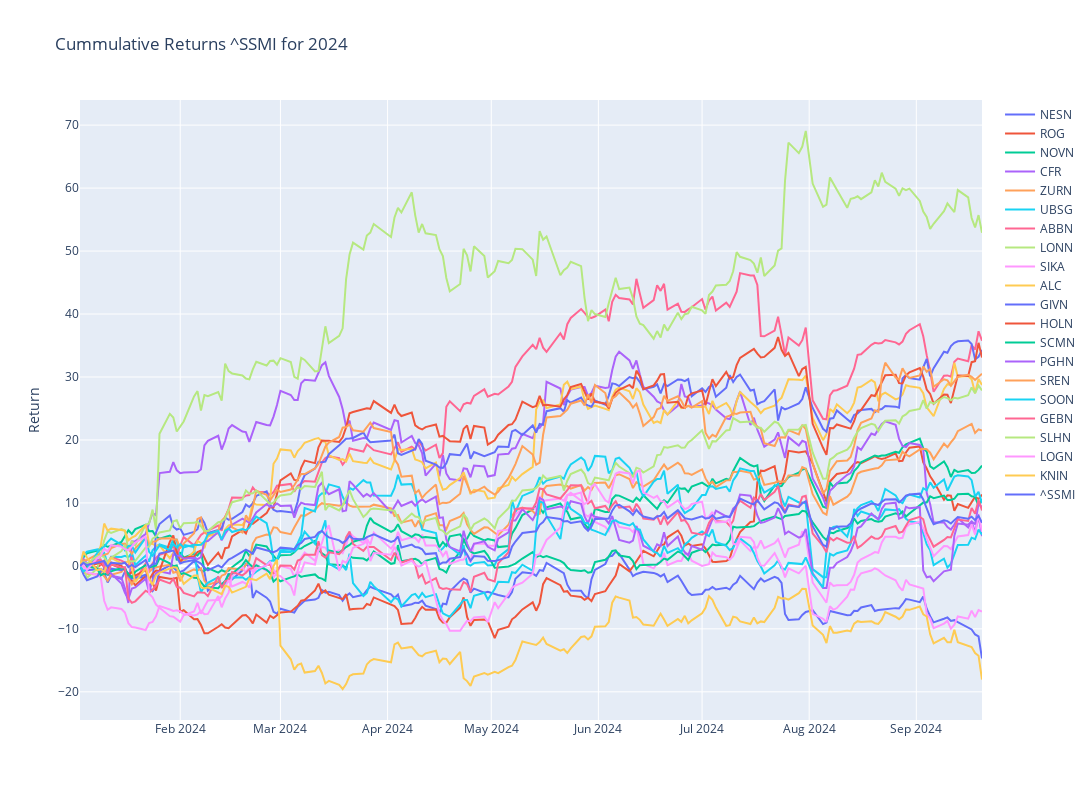

The notebook cell this image was saved under:
### Code cell
# Plotly
fig = make_subplots()

# Graph (1,1)
# Loop all stock files and get cummulative return for year
for stock in tqdm(index_list):
    f = os.path.join("../input", stock)
    df = pd.read_csv(f+".csv",index_col="Date",parse_dates=True)
    df['Cummulative_Return'] = cumulative_return(df["Adj Close"].loc[year])
    fig.add_trace(go.Scatter(x=df['Cummulative_Return'].loc[year].index,y=df['Cummulative_Return'].loc[year],mode="lines",name=stock.split('.')[0]),row=1,col=1)

# Update xaxis properties
fig.update_yaxes(title_text="Return", row=1, col=1)

fig.update_layout(height=800, width=1300,showlegend=True,title=f"Cummulative Returns {ticker} for {year}")

fig.show()

### Figure 1 — Plotly figure (JSON) as saved in the notebook; plotly's stock layout.template omitted (floating-point values rounded to 4 significant figures; data arrays with more than 128 entries replaced by an {"elided": "..."} marker saying what was removed)
{"data": [{"mode": "lines", "name": "NESN", "type": "scatter", "x": {"elided": "182 str values"}, "xaxis": "x", "y": {"elided": "182 float values"}, "yaxis": "y"}, {"mode": "lines", "name": "ROG", "type": "scatter", "x": {"elided": "182 str values"}, "xaxis": "x", "y": {"elided": "182 float values"}, "yaxis": "y"}, {"mode": "lines", "name": "NOVN", "type": "scatter", "x": {"elided": "182 str values"}, "xaxis": "x", "y": {"elided": "182 float values"}, "yaxis": "y"}, {"mode": "lines", "name": "CFR", "type": "scatter", "x": {"elided": "182 str values"}, "xaxis": "x", "y": {"elided": "182 float values"}, "yaxis": "y"}, {"mode": "lines", "name": "ZURN", "type": "scatter", "x": {"elided": "182 str values"}, "xaxis": "x", "y": {"elided": "182 float values"}, "yaxis": "y"}, {"mode": "lines", "name": "UBSG", "type": "scatter", "x": {"elided": "182 str values"}, "xaxis": "x", "y": {"elided": "182 float values"}, "yaxis": "y"}, {"mode": "lines", "name": "ABBN", "type": "scatter", "x": {"elided": "182 str values"}, "xaxis": "x", "y": {"elided": "182 float values"}, "yaxis": "y"}, {"mode": "lines", "name": "LONN", "type": "scatter", "x": {"elided": "182 str values"}, "xaxis": "x", "y": {"elided": "182 float values"}, "yaxis": "y"}, {"mode": "lines", "name": "SIKA", "type": "scatter", "x": {"elided": "182 str values"}, "xaxis": "x", "y": {"elided": "182 float values"}, "yaxis": "y"}, {"mode": "lines", "name": "ALC", "type": "scatter", "x": {"elided": "182 str values"}, "xaxis": "x", "y": {"elided": "182 float values"}, "yaxis": "y"}, {"mode": "lines", "name": "GIVN", "type": "scatter", "x": {"elided": "182 str values"}, "xaxis": "x", "y": {"elided": "182 float values"}, "yaxis": "y"}, {"mode": "lines", "name": "HOLN", "type": "scatter", "x": {"elided": "182 str values"}, "xaxis": "x", "y": {"elided": "182 float values"}, "yaxis": "y"}, {"mode": "lines", "name": "SCMN", "type": "scatter", "x": {"elided": "182 str values"}, "xaxis": "x", "y": {"elided": "182 float values"}, "yaxis": "y"}, {"mode": "lines", "name": "PGHN", "type": "scatter", "x": {"elided": "182 str values"}, "xaxis": "x", "y": {"elided": "182 float values"}, "yaxis": "y"}, {"mode": "lines", "name": "SREN", "type": "scatter", "x": {"elided": "182 str values"}, "xaxis": "x", "y": {"elided": "182 float values"}, "yaxis": "y"}, {"mode": "lines", "name": "SOON", "type": "scatter", "x": {"elided": "182 str values"}, "xaxis": "x", "y": {"elided": "182 float values"}, "yaxis": "y"}, {"mode": "lines", "name": "GEBN", "type": "scatter", "x": {"elided": "182 str values"}, "xaxis": "x", "y": {"elided": "182 float values"}, "yaxis": "y"}, {"mode": "lines", "name": "SLHN", "type": "scatter", "x": {"elided": "182 str values"}, "xaxis": "x", "y": {"elided": "182 float values"}, "yaxis": "y"}, {"mode": "lines", "name": "LOGN", "type": "scatter", "x": {"elided": "182 str values"}, "xaxis": "x", "y": {"elided": "182 float values"}, "yaxis": "y"}, {"mode": "lines", "name": "KNIN", "type": "scatter", "x": {"elided": "182 str values"}, "xaxis": "x", "y": {"elided": "182 float values"}, "yaxis": "y"}, {"mode": "lines", "name": "^SSMI", "type": "scatter", "x": {"elided": "181 str values"}, "xaxis": "x", "y": {"elided": "181 float values"}, "yaxis": "y"}], "layout": {"height": 800, "showlegend": true, "title": {"text": "Cummulative Returns ^SSMI for 2024"}, "width": 1300, "xaxis": {"anchor": "y", "domain": [0, 1]}, "yaxis": {"anchor": "x", "domain": [0, 1], "title": {"text": "Return"}}}}
